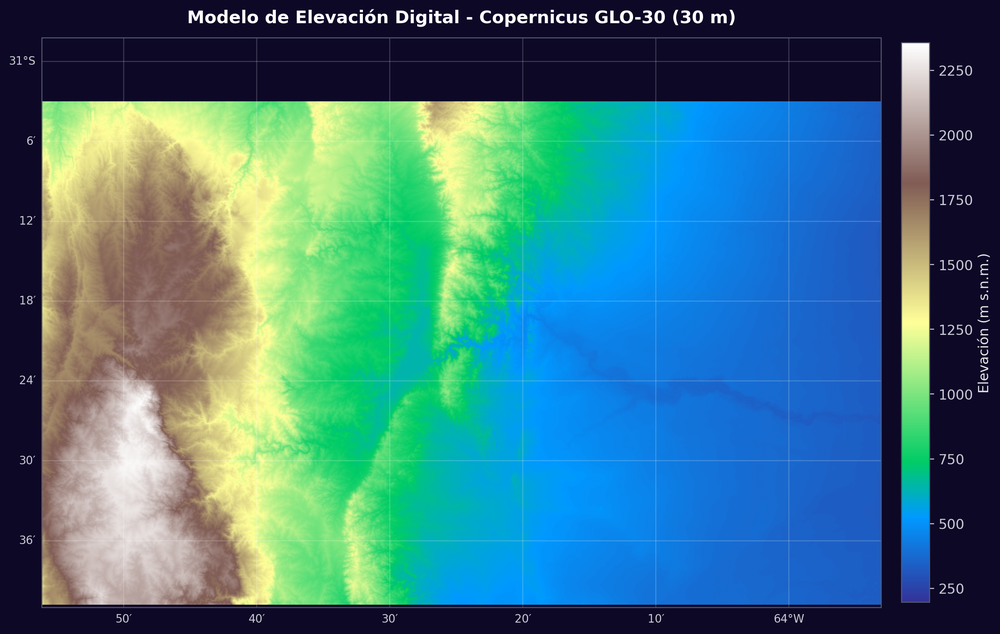
#> input picture dem_original.png, 1000 x 634 px, shrunk from 2458 x 1558 before the run
$ python armar_pdf2.py
#> lines starting #> are read from the running program, lines starting #| are printed output that depends on the picture
"""
Arma un PDF tipo carrusel SOLO con las figuras (para publicar en LinkedIn).
Correr DESPUES de ejecutar la notebook (que genera los PNG).

Orden de esta publicacion: DEM -> direcciones de flujo -> red de drenaje.
Este script va APARTE del repo: agrega '*.pdf' a tu .gitignore si no querés subirlo.
"""
from PIL import Image

# Orden de las laminas (editable: reordena, comenta o agrega).
IMAGENES = [
    "dem_original.png",      # 1. Modelo de Elevacion Digital
    "flujo_direccion.png",   # 2. Direcciones de flujo (D8)
    "mapa_red.png",          # 3. Red de drenaje
]

SALIDA = "suquia_paso_a_paso.pdf"
FONDO  = (13, 8, 38)   # #0d0826, igual al fondo de los graficos

ims = [Image.open(f).convert("RGB") for f in IMAGENES]
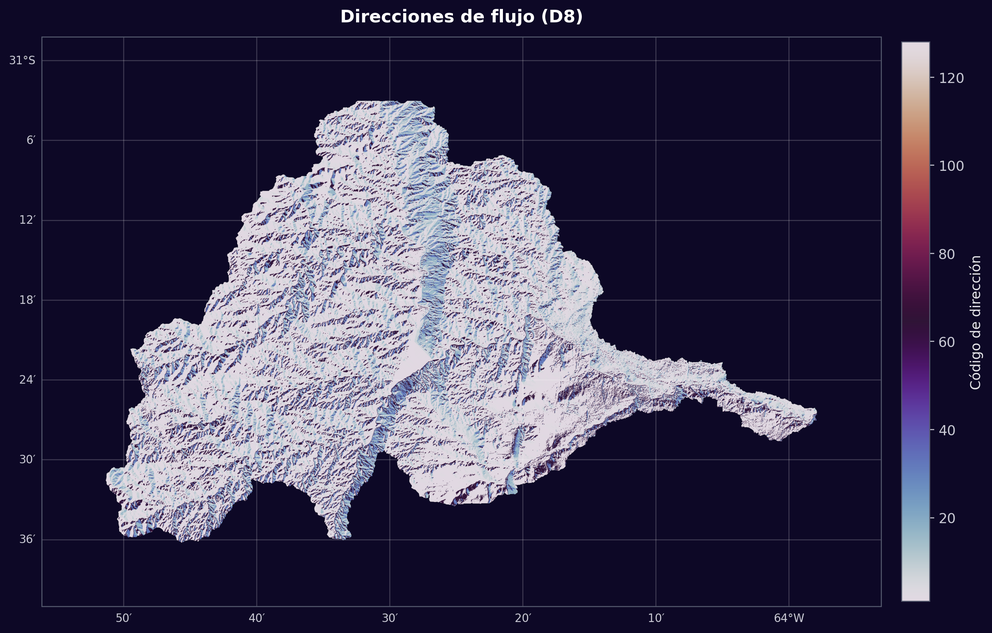
#> input picture flujo_direccion.png, 992 x 633 px, shrunk from 2438 x 1556 before the run
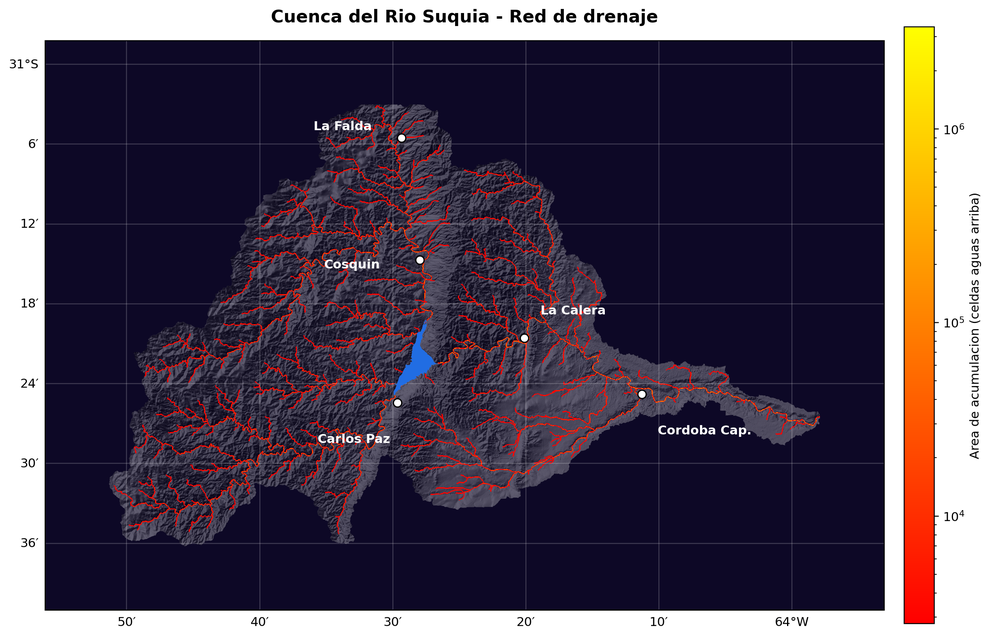
#> input picture mapa_red.png, 990 x 637 px, shrunk from 2434 x 1566 before the run
#> ims = 3 items

# Lienzo uniforme (todas las paginas del mismo tamano), imagen centrada
W = max(i.width for i in ims)
#> W = 1000
H = max(i.height for i in ims)
#> H = 637
paginas = []
for im in ims:
    lienzo = Image.new("RGB", (W, H), FONDO)
    lienzo.paste(im, ((W - im.width) // 2, (H - im.height) // 2))
    paginas.append(lienzo)
#> this loop made 3 passes
#> pass 1, `lienzo = Image.new("RGB", (W, H), FONDO)`:
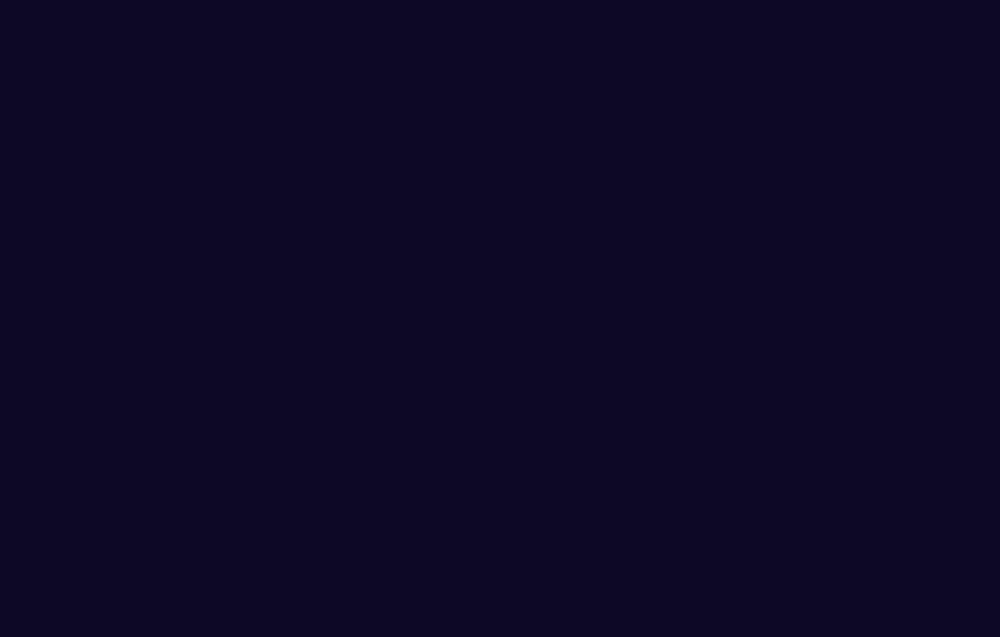
#> lienzo: PIL image 1000x637 RGB; mean R, G, B 13, 8, 38
#> after the loop:
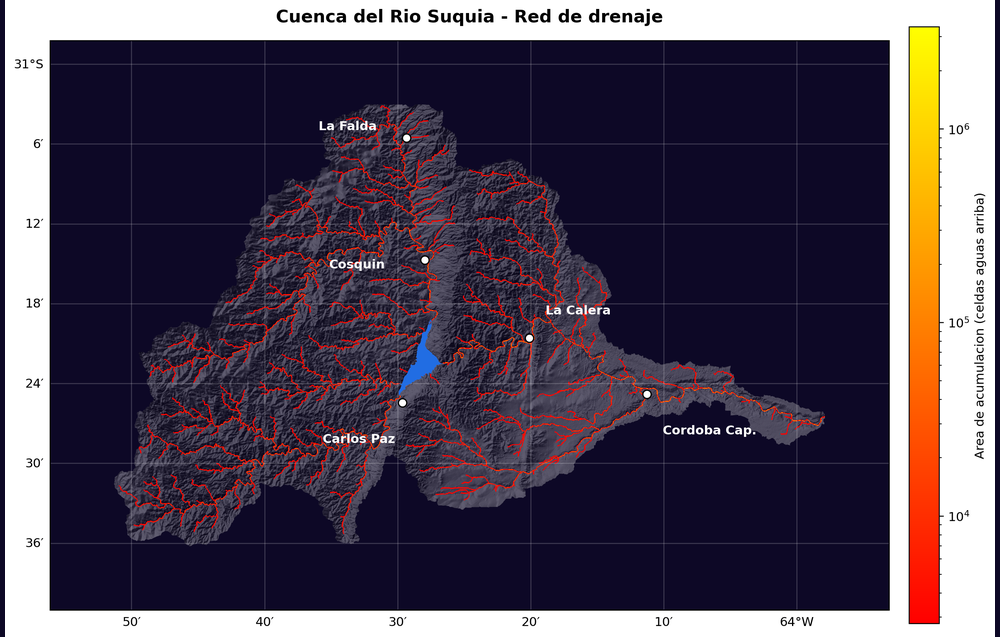
#> lienzo: PIL image 1000x637 RGB; mean R, G, B 82.5, 72, 88.3
#> after the loop, paginas = 3 items

paginas[0].save(SALIDA, save_all=True, append_images=paginas[1:], resolution=220.0)
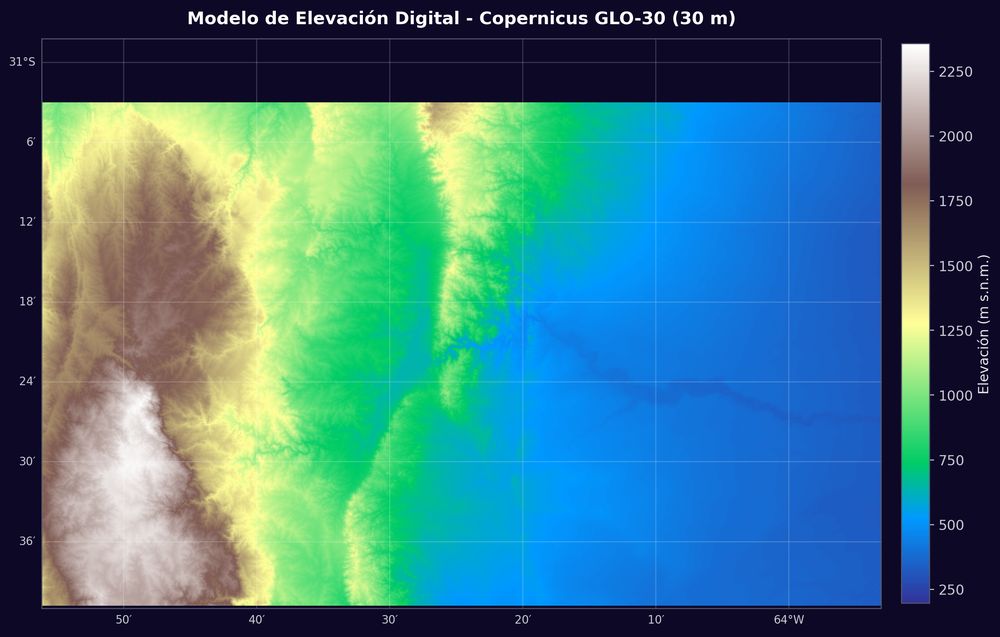
#> saved as suquia_paso_a_paso.pdf: PIL image 1000x637 RGB; mean R, G, B 62.9, 118.5, 130.4
print(f"Listo: {SALIDA}  ({len(paginas)} paginas)")
#| Listo: suquia_paso_a_paso.pdf  (3 paginas)
